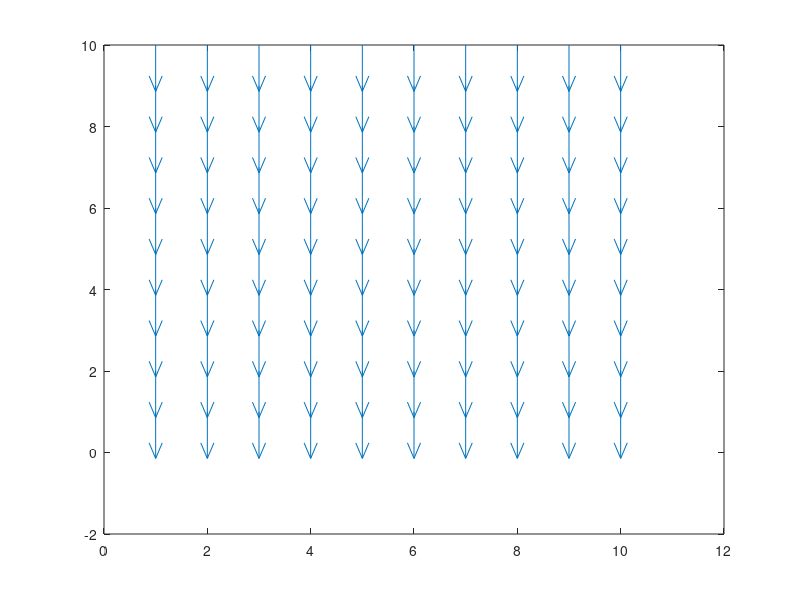

This chart was generated by the following MATLAB code:
% Variables for matrix and number of iterations
n  = 100;
nx = 10;
ny = 10;
% declare V matrix that is nx by ny
V = zeros(nx,ny);
vimbox = zeros(nx,ny);

%3 for loops for number of iteration and matrix dimentions
for i = 1:n
    for m = 1:nx 
        for n = 1:ny
            %Boundary Conditions
            % top of the box will contribute a potential 
            if m == 1 
            V(m,n) = 1;
            vimbox(m,n) = 1;
            % bottom of the box will not contribute a potential
            elseif m == nx
            V(m,n) = 0;
            % at the ends there will only be 3 points
            elseif n == 1
                V(m,n) = (V(m+1,n)+V(m-1,n)+V(m,n+1))/3;
            elseif n == ny
                V(m,n) = (V(m+1,n)+V(m-1,n)+V(m,n-1))/3;
            else 
              V(m,n) = (V(m+1,n)+V(m-1,n)+V(m,n+1)+V(m,n-1))/4;
            end
            
            
        end
    end
end
%plot and calculate electric field using the gradient
surf(V)
[Ex,Ey] = gradient(V);
quiver(Ex,Ey)

imboxfilt(vimbox,3)